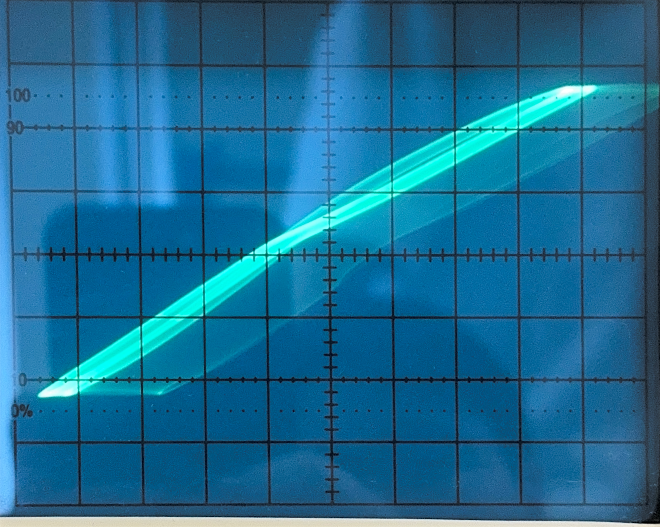
#> input picture lab_3.5.2/data/screens/p_8e-2.png, 1320 x 1054 px (shown at 1/2 size); its folder holds 4 pictures in this run
$ python digitize_vah.py
#> lines starting #> are read from the running program, lines starting #| are printed output that depends on the picture; after the words box and inside, x2 and y2 are one past the last pixel; in counts of white or black regions, pixels touching at a corner belong together
#!/usr/bin/env python3
# -*- coding: utf-8 -*-
"""
Лаб. 3.5.2: оцифровка зондовых ВАХ с фотографий экрана осциллографа GOS-620 (режим X-Y).

Что делает скрипт (для каждого давления):
  1. Находит линии масштабной сетки экрана (преобразование Хафа по тёмным линиям),
     нумерует их от центральных осей (центр задаётся вручную в CENTER, см. ниже)
     и строит гомографию «пиксели -> деления». Так учитывается перспектива и наклон фото.
  2. Выделяет луч: пиксели, у которых зелёный канал заметно больше синего (луч бирюзовый,
     экран и блик - синие), яркие и не бежевые (рамка).
  3. Переводит пиксели луча в деления и для каждой полоски по X шириной DX дел.
     находит: среднюю линию (взвешенное среднее по яркости), нижнюю и верхнюю границы
     (5-й и 95-й процентили). Если на экране петля (фазовый сдвиг), средняя линия
     идёт между ветвями, а ширина петли идёт в погрешность тока.

Выход:  data/vah_<P>.csv  (x_div, y_div, y_lo_div, y_hi_div, n_pix)
        figures/digitization_check_<P>.pdf - по одному файлу на давление:
        слева фото с наложенной сеткой и линией, справа оцифрованная кривая.

Нужно: numpy, matplotlib, opencv-python  (pip install numpy matplotlib opencv-python)
Запуск:  python scripts/digitize_vah.py   (из корня папки лабы)
"""
import os
import numpy as np
import cv2
import matplotlib
matplotlib.use("Agg")
import matplotlib.pyplot as plt

ROOT = os.path.dirname(os.path.dirname(os.path.abspath(__file__)))
SCR = os.path.join(ROOT, "data", "screens")

# давление (торр) -> центр экрана (x центральной вертикали, y центральной горизонтали)
# в пикселях исходного изображения - задан по фото вручную, остальные линии ищутся сами
CENTER = {
    "8e-2":   (653, 517),
    "9e-2":   (791, 642),
    "1e-1":   (696, 580),
    "1.5e-1": (675, 562),
    "2e-1":   (585, 502),
}
DX = 0.1      # ширина полоски по X, дел.


def dark_mask(img):
    """Тёмные линии сетки: пиксель темнее локальной медианы на 25 уровней."""
    g = cv2.cvtColor(img, cv2.COLOR_BGR2GRAY)
    bg = cv2.medianBlur(g, 31).astype(np.float32)
    return (((bg - g) > 25) * 255).astype(np.uint8)


def hough_families(mask):
    L = cv2.HoughLines(mask, 1, np.pi / 720, int(0.35 * min(mask.shape)))[:, 0, :]
    V, H = [], []
    for r, t in L:
        if t > np.pi / 2:
            r, t = -r, t - np.pi
        if abs(t) < 0.12:
            V.append((r, t))
        elif abs(t - np.pi / 2) < 0.12:
            H.append((r, t))
    return np.array(V), np.array(H)


def cluster(F, gap=25):
    F = F[np.argsort(F[:, 0])]
    out, cur = [], [F[0]]
    for f in F[1:]:
        if f[0] - cur[-1][0] < gap:
            cur.append(f)
        else:
            out.append(np.mean(cur, 0))
            cur = [f]
    out.append(np.mean(cur, 0))
    return np.array(out)


def index_lines(C, c0):
    """Номер линии = округлённое расстояние от центральной в шагах сетки."""
    c = np.argmin(abs(C[:, 0] - c0))
    sp = np.median(np.diff(C[:, 0]))
    f = (C[:, 0] - C[c, 0]) / sp
    idx = np.round(f).astype(int)
    ok = abs(f - idx) < 0.2
    return idx[ok], C[ok]


def intersect(l1, l2):
    (r1, t1), (r2, t2) = l1, l2
    A = np.array([[np.cos(t1), np.sin(t1)], [np.cos(t2), np.sin(t2)]])
    return np.linalg.solve(A, [r1, r2])


def grid_homography(img, center):
    m = dark_mask(img)
    V, H = hough_families(m)
    iv, CV = index_lines(cluster(V), center[0])
    ih, CH = index_lines(cluster(H), center[1])
    src, dst = [], []
    for a, lv in zip(iv, CV):
        for b, lh in zip(ih, CH):
            if abs(a) <= 5 and abs(b) <= 4:
                src.append(intersect(lv, lh))
                dst.append((a, -b))            # ось Y вверх
    src, dst = np.float32(src), np.float32(dst)
    Hm, _ = cv2.findHomography(src, dst, 0)
    res = np.linalg.norm(cv2.perspectiveTransform(src[None], Hm)[0] - dst, axis=1)
    return Hm, res, len(src)


def beam_pixels(img, Hm, gb_min=0, g_min=150):
    B, G, R = [img[:, :, i].astype(int) for i in range(3)]
    score = cv2.GaussianBlur((G - B).astype(np.float32), (5, 5), 0)
    ys, xs = np.nonzero((score > gb_min) & (G > g_min) & ((R < G - 40) | (G > 235)))
    P = cv2.perspectiveTransform(np.float32(np.c_[xs, ys])[None], Hm)[0]
    w = G[ys, xs].astype(float)
    ok = (abs(P[:, 0]) < 5.3) & (abs(P[:, 1]) < 4.02)
    return P[ok], w[ok], (xs[ok], ys[ok])


def midline(P, w, dx=DX):
    x, y = P[:, 0], P[:, 1]
    out = []
    for a in np.arange(np.floor(x.min() / dx) * dx, x.max(), dx):
        s = (x >= a) & (x < a + dx)
        if s.sum() < 15:
            continue
        ys, ws = y[s], w[s]
        out.append((a + dx / 2, np.average(ys, weights=ws),
                    np.percentile(ys, 5), np.percentile(ys, 95), s.sum()))
    return np.array(out)


def main():
    os.makedirs(os.path.join(ROOT, "data"), exist_ok=True)
    os.makedirs(os.path.join(ROOT, "figures"), exist_ok=True)

    for p, c in CENTER.items():
        path = os.path.join(SCR, f"p_{p}.png")
        img = cv2.imread(path)
#> img is the input picture: shape (1054, 1320, 3); mean B, G, R 147, 108, 26.1
        if img is None:
            print(f"Не удалось прочитать {path} - пропускаю")
            continue

        gb_min = 5 if p == "8e-2" else 0      # на этом фото фон чуть зеленее
        Hm, res, nint = grid_homography(img, c)
#> in dark_mask, `bg = cv2.medianBlur(g, 31).astype(np.float32)`:
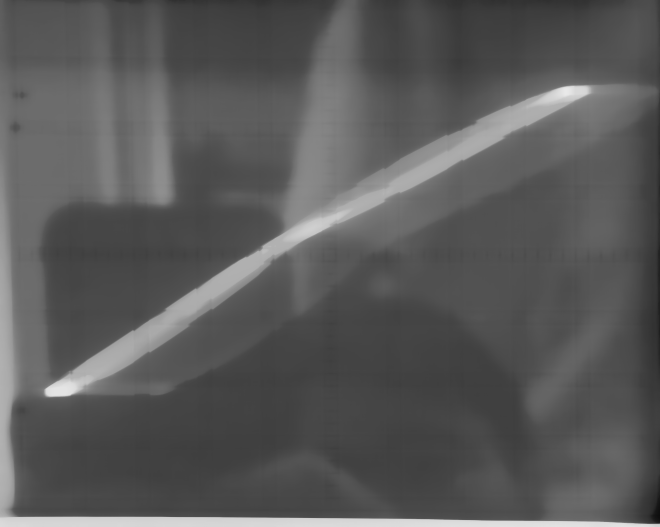
#> bg: shape (1054, 1320) float32 (shown at 1/2 size); min 12, max 233, mean 89.4
#> in dark_mask, `return (((bg - g) > 25) * 255).astype(np.uint8)`:
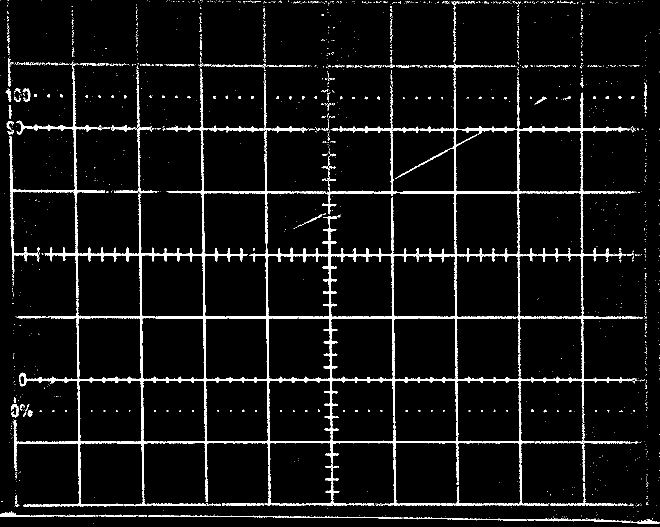
#> returned value: shape (1054, 1320) (shown at 1/2 size); 5.8% white; 1445 white regions (1285 under 20 px), largest, box (x1, y1, x2, y2) and area: (19, 127, 1286, 1014) 62394, (1069, 847, 1261, 950) 972, (296, 1030, 806, 1037) 948
#> in hough_families, `L = cv2.HoughLines(mask, 1, np.pi / 720, int(0.35 * min(mask.shape)))[..`: L = 103 pairs, first value -1162 to 1164, second value 0 to 3.14
#> the loop in hough_families, `for r, t in L:` made 103 passes
#> (r, t) on passes 1 to 12: (-760, -1.57), (-634, -1.57), (-884, -1.57), (-509, -1.57), (-1009, -1.57), (-381, -1.57), (-255, -1.57), (-383, -1.57), (-506, -1.57), (-257, -1.57), (1012, 1.57), (-632, -1.57)
#> after the loop in hough_families, `for r, t in L:`: H = [(1012, 1.57), (762, 1.57), (887, 1.57), (513, 1.57), (638, 1.57), (262, 1.57), (388, 1.57), (765, 1.56), (518, 1.56), (767, 1.56), (267, 1.56), (392, 1.56), (642, 1.56), (521, 1.56), (523, 1.56), (272, 1.56)]; V = 52 pairs, first value 13 to 1164, second value -0.0262 to 0
#> in grid_homography, `V, H = hough_families(m)`: H = 16 rows, first 8: [1012, 1.57], [762, 1.57], [887, 1.57], [513, 1.57], [638, 1.57], [262, 1.57], [388, 1.57], [765, 1.56]
#> in cluster, `F = F[np.argsort(F[:, 0])]`: F has the same summary as V in hough_families
#> in cluster, `out, cur = [], [F[0]]`: out = []; cur = [[13, -0.0262]]
#> the loop in cluster, `for f in F[1:]:` made 51 passes
#> cur on passes 5, 10, 15, 21, 27, 33, 38, 43, 48: [[142, -0.0218]], [[269, -0.0218]], [[393, -0.0218]], [[519, -0.0218]], [[645, -0.0218]], [[774, -0.0175]], [[900, -0.0175]], [[1026, -0.0175]], [[1156, -0.0131]]
#> f on passes 1, 2, 3, 4, 6, 7: [14, -0.0218], [15, -0.0175], [17, -0.0131], [20, -0.00873], [143, -0.0175], [146, -0.0131]
#> after the loop in cluster, `for f in F[1:]:`: out = [[15.8, -0.0175], [146.6, -0.0131], [273.6, -0.0131], [399, -0.0145], [524.8, -0.0145], [652.8, -0.0109], [780, -0.00873], [905.8, -0.00873], [1032.2, -0.00873]]
#> in index_lines, `c = np.argmin(abs(C[:, 0] - c0))`: c = 5
#> in index_lines, `sp = np.median(np.diff(C[:, 0]))`: sp = 127
#> in index_lines, `f = (C[:, 0] - C[c, 0]) / sp`: f = [-5.02, -3.99, -2.99, -2, -1.01, 0, 1, 1.99, 2.99, 4]
#> in index_lines, `idx = np.round(f).astype(int)`: idx = [-5, -4, -3, -2, -1, 0, 1, 2, 3, 4]
#> in index_lines, `ok = abs(f - idx) < 0.2`: ok = [True, True, True, True, True, True, True, True, True, True]
#> in grid_homography, `iv, CV = index_lines(cluster(V), center[0])`: iv = [-5, -4, -3, -2, -1, 0, 1, 2, 3, 4]; CV = [[15.8, -0.0175], [146.6, -0.0131], [273.6, -0.0131], [399, -0.0145], [524.8, -0.0145], [652.8, -0.0109], [780, -0.00873], [905.8, -0.00873], [1032.2, -0.00873], [1160.2, -0.00655]]
#> in cluster (call 2), `F = F[np.argsort(F[:, 0])]`: F = 16 rows, first 8: [262, 1.57], [267, 1.56], [272, 1.56], [388, 1.57], [392, 1.56], [513, 1.57], [518, 1.56], [521, 1.56]
#> the loop in cluster (call 2), `for f in F[1:]:` made 15 passes
#> in grid_homography, `ih, CH = index_lines(cluster(H), center[1])`: ih = [-2, -1, 0, 1, 2, 3, 4]; CH = [[267, 1.56], [390, 1.56], [518.8, 1.56], [640, 1.56], [764.7, 1.56], [887, 1.57], [1012, 1.57]]
#> the loop in grid_homography, `for a, lv in zip(iv, CV):` made 10 passes
#> after the loop in grid_homography, `for a, lv in zip(iv, CV):`: dst = 70 pairs, first value -5 to 4, second value -4 to 2; src = 70 pairs, first value 20.46 to 1166.9, second value 256.9 to 1011.9
#> in grid_homography, `Hm, _ = cv2.findHomography(src, dst, 0)`: Hm = [[0.00788, -8.79e-05, -5.14], [-5.4e-05, -0.00798, 4.12], [-3.58e-07, -7.66e-06, 1]]
#> in grid_homography, `res = np.linalg.norm(cv2.perspectiveTransform(src[None], Hm)[0] - dst,..`: res = 70 values, max 0.0278 at index 2, min 0.00109 at index 66, mean 0.0086
#> nint = 70
        P, w, (xs, ys) = beam_pixels(img, Hm, gb_min=gb_min)
#> in beam_pixels, `B, G, R = [img[:, :, i].astype(int) for i in range(3)]`:
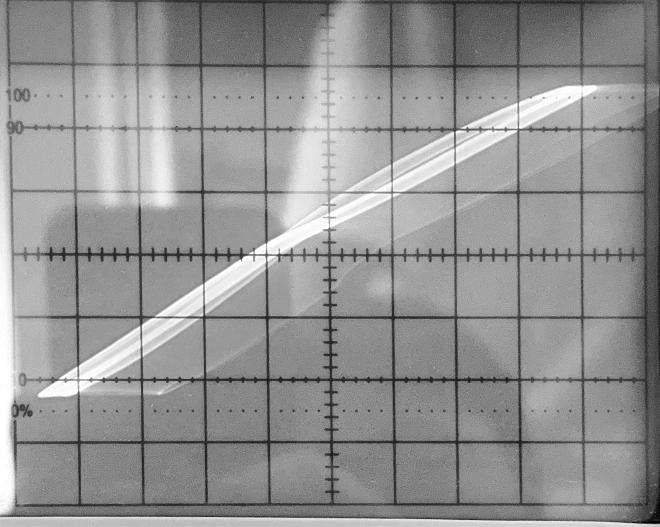
#> B: shape (1054, 1320) int64 (shown at 1/2 size); min 0, max 255, mean 147
#> in beam_pixels, `B, G, R = [img[:, :, i].astype(int) for i in range(3)]`:
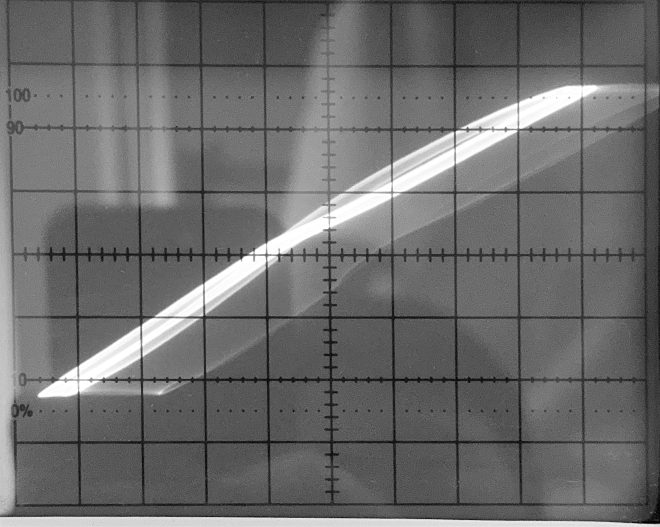
#> G: shape (1054, 1320) int64 (shown at 1/2 size); min 0, max 255, mean 108
#> in beam_pixels, `B, G, R = [img[:, :, i].astype(int) for i in range(3)]`:
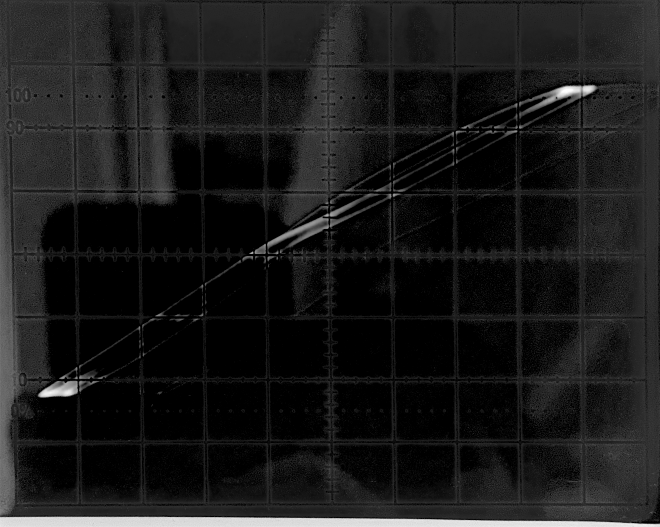
#> R: shape (1054, 1320) int64 (shown at 1/2 size); min 0, max 255, mean 26.1
#> in beam_pixels, `score = cv2.GaussianBlur((G - B).astype(np.float32), (5, 5), 0)`:
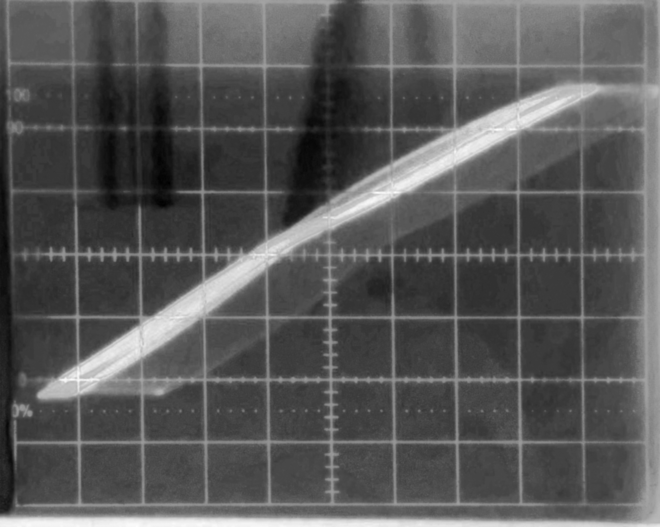
#> score: shape (1054, 1320) float32 (shown at 1/2 size); min -75.48, max 29.7, mean -39.1; drawn with min black and max white
#> in beam_pixels, `P = cv2.perspectiveTransform(np.float32(np.c_[xs, ys])[None], Hm)[0]`: P = 40367 pairs, first value -4.4 to 5.09, second value -4.39 to 2.66
#> P = 40340 pairs, first value -4.4 to 4.27, second value -2.19 to 2.66
        ml = midline(P, w)
#> the loop in midline, `for a in np.arange(np.floor(x.min() / dx) * dx, x.max(), dx):` made 88 passes
#> a on passes 1 to 12: -4.5, -4.4, -4.3, -4.2, -4.1, -4, -3.9, -3.8, -3.7, -3.6, -3.5, -3.4
#> after the loop in midline, `for a in np.arange(np.floor(x.min() / dx) * dx, x.max(), dx):`: out = 87 items, first 6: (-4.35, -2.05, -2.09, -1.97, 18), (-4.25, -1.98, -2.05, -1.91, 158), (-4.15, -1.92, -1.98, -1.83, 213), (-4.05, -1.92, -2.12, -1.79, 358), (-3.95, -1.92, -2.15, -1.72, 538), (-3.85, -1.87, -2.12, -1.67, 575)
#> ml = 87 rows, first 6: [-4.35, -2.05, -2.09, -1.97, 18], [-4.25, -1.98, -2.05, -1.91, 158], [-4.15, -1.92, -1.98, -1.83, 213], [-4.05, -1.92, -2.12, -1.79, 358], [-3.95, -1.92, -2.15, -1.72, 538], [-3.85, -1.87, -2.12, -1.67, 575]
        np.savetxt(os.path.join(ROOT, "data", f"vah_{p}.csv"), ml, delimiter=",", fmt="%.4f",
                   header="x_div,y_div,y_lo_div,y_hi_div,n_pix", comments="")
        print(f"P = {p:>7} торр: узлов сетки {nint}, макс. невязка сетки {res.max():.3f} дел., "
              f"точек линии {len(ml)}")
#| P =    8e-2 торр: узлов сетки 70, макс. невязка сетки 0.028 дел., точек линии 87

        # заголовок собираем заранее (обратный слэш внутри f-строки не работает до Python 3.12)
        mant, _, exp = p.partition("e")
        title = rf"$P = {mant}\cdot 10^{{{exp}}}$ торр"

        # одна строка, два столбца: фото слева, кривая справа
        fig, (a, b) = plt.subplots(1, 2, figsize=(12, 5.2),
                                   gridspec_kw={"width_ratios": [1.25, 1]})

        # контроль: фото + сетка + средняя линия
        a.imshow(img[:, :, ::-1])
        Hi = np.linalg.inv(Hm)
#> Hi = [[126.9, -2.03, 661], [-0.838, -125.8, 513.4], [3.9e-05, -0.000964, 1]]
        for u in range(-5, 6):
            q = cv2.perspectiveTransform(np.float32([[u, -4], [u, 4]])[None], Hi)[0]
            a.plot(q[:, 0], q[:, 1], color="r" if u else "y", lw=0.8)
#> this loop made 11 passes
#> q on passes 1 to 11: [[34.6, 1012.8], [18.62, 14.52]], [[160.5, 1011.9], [145.5, 13.68]], [[286.3, 1011], [272.3, 12.84]], [[412.2, 1010.2], [399.1, 12]], [[538, 1009.3], [525.9, 11.16]], [[663.8, 1008.4], [652.7, 10.32]], [[789.6, 1007.5], [779.5, 9.49]], [[915.4, 1006.7], [906.3, 8.65]], [[1041.2, 1005.8], [1033, 7.81]], [[1167, 1004.9], [1159.8, 6.97]], [[1292.8, 1004.1], [1286.5, 6.14]]
        for v in range(-4, 5):
            q = cv2.perspectiveTransform(np.float32([[-5, v], [5, v]])[None], Hi)[0]
            a.plot(q[:, 0], q[:, 1], color="r" if v else "y", lw=0.8)
#> this loop made 9 passes
#> q on passes 1 to 9: [[34.6, 1012.8], [1292.8, 1004.1]], [[32.61, 888.8], [1292, 880.2]], [[30.62, 764.6], [1291.2, 756]], [[28.63, 640.2], [1290.5, 631.6]], [[26.64, 515.6], [1289.7, 507]], [[24.64, 390.7], [1288.9, 382.2]], [[22.63, 265.5], [1288.1, 257.1]], [[20.63, 140.1], [1287.3, 131.7]], [[18.62, 14.52], [1286.5, 6.14]]
        q = cv2.perspectiveTransform(np.float32(ml[:, :2])[None], Hi)[0]
#> q = 87 pairs, first value 112.7 to 1192.7, second value 180.3 to 770.9
        a.plot(q[:, 0], q[:, 1], "m-", lw=1.5)
        a.set_title(title, fontsize=20)
        a.axis("off")

        b.scatter(P[::5, 0], P[::5, 1], s=0.5, c="c")
        b.fill_between(ml[:, 0], ml[:, 2], ml[:, 3], color="0.6", alpha=0.5, lw=0,
                       label="ширина луча/петли")
        b.plot(ml[:, 0], ml[:, 1], "m-", lw=1.5, label="средняя линия")
        b.set_xlim(-5, 5); b.set_ylim(-4, 4); b.set_aspect("equal")
        b.set_xticks(range(-5, 6)); b.set_yticks(range(-4, 5)); b.grid(lw=0.4)
        b.set_xlabel("X, дел.", fontsize=20); b.set_ylabel("Y, дел.", fontsize=20)
        b.tick_params(labelsize=14)
        b.legend(loc="upper left", fontsize=12)

        plt.tight_layout()
        plt.savefig(os.path.join(ROOT, "figures", f"digitization_check_{p}.pdf"))
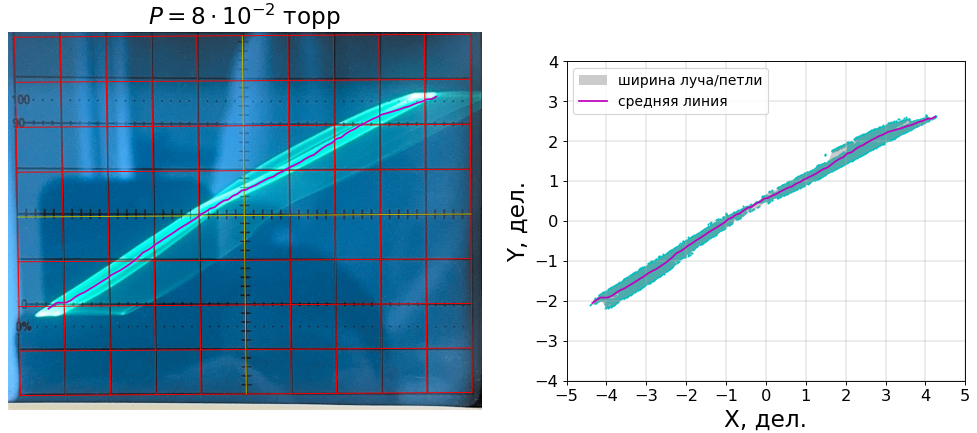
#> figure drawn by matplotlib, 2 panels; panel 2: curve peaks at x = 4.25, y = 2.62
#> pass 3 of the loop in main, `for p, c in CENTER.items():`:
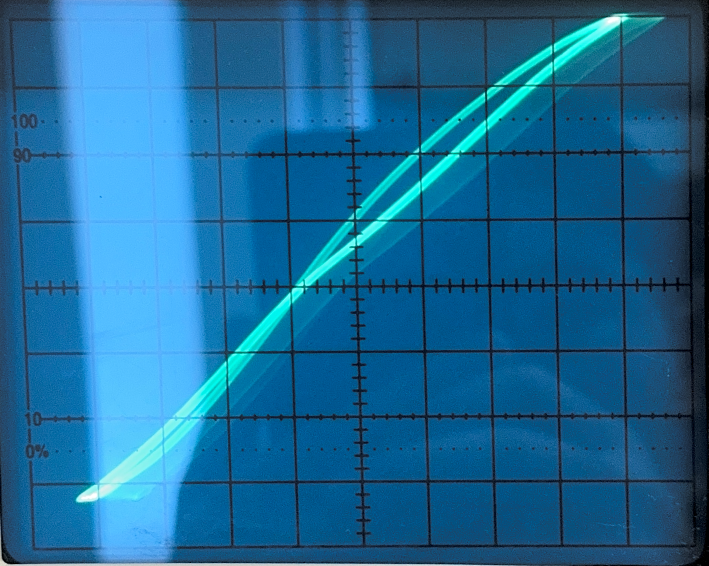
#> input picture lab_3.5.2/data/screens/p_1e-1.png, 1417 x 1132 px (shown at 1/2 size)
#> in main, img is the input picture: shape (1132, 1417, 3); mean B, G, R 150.3, 104.7, 26.8
#> g: shape (1132, 1417)
#> bg: shape (1132, 1417) float32
#> in dark_mask (call 2), `return (((bg - g) > 25) * 255).astype(np.uint8)`:
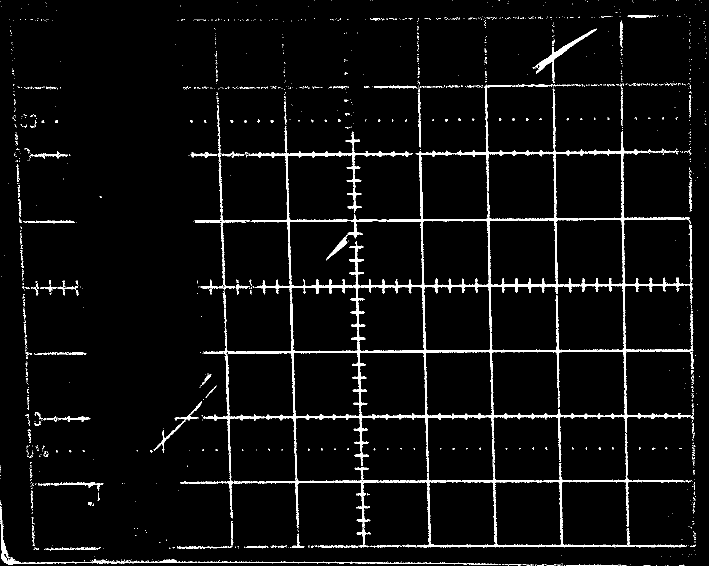
#> returned value: shape (1132, 1417) (shown at 1/2 size); 4.4% white; 1331 white regions (1193 under 20 px), largest, box (x1, y1, x2, y2) and area: (376, 170, 1387, 1056) 42453, (762, 910, 1371, 1095) 6168, (0, 1012, 395, 1129) 1766
#> the loop in hough_families (call 2), `for r, t in L:` made 87 passes
#> (r, t) on passes 1 to 8: (837, 1.57), (443, 1.57), (967, 1.57), (707, 1.57), (575, 1.57), (1103, -0.0175), (310, 1.57), (447, 1.56)
#> the loop in grid_homography (call 2), `for a, lv in zip(iv, CV):` made 9 passes
#> (a, lv) on passes 1 to 8: (-5, [20, -0.0436]), (-2, [429, -0.0327]), (-1, [563.4, -0.0305]), (0, [695.9, -0.0293]), (1, [828.8, -0.0284]), (2, [966, -0.0218]), (3, [1101.2, -0.0196]), (4, [1237.7, -0.0153])
#> B: shape (1132, 1417) int64
#> G: shape (1132, 1417) int64
#> R: shape (1132, 1417) int64
#> score: shape (1132, 1417) float32
#> the loop in midline (call 2), `for a in np.arange(np.floor(x.min() / dx) * dx, x.max(), dx):` made 90 passes
#| P =    1e-1 торр: узлов сетки 72, макс. невязка сетки 0.025 дел., точек линии 89
#> in main, `plt.savefig(os.path.join(ROOT, "figures", f"digitization_check_{p}.pdf..`:
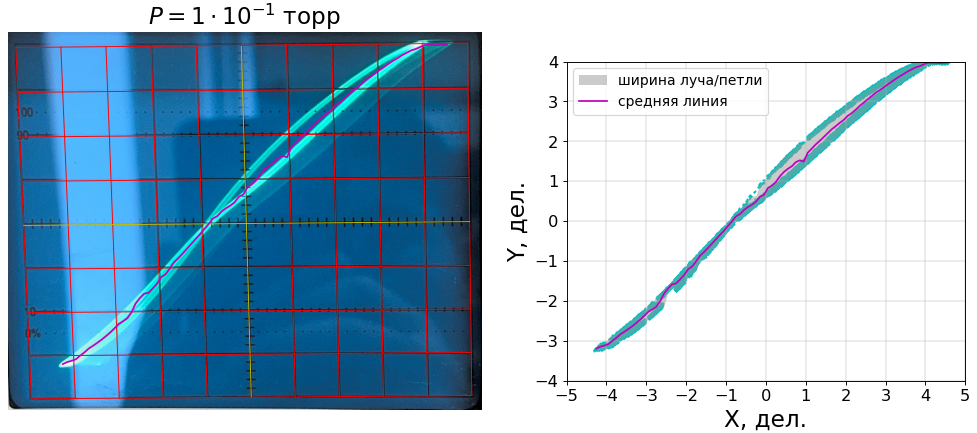
#> figure drawn by matplotlib, 2 panels; panel 2: curve peaks at x = 4.55, y = 3.97
#> the loop made 5 passes; the first 3 are shown
        plt.close(fig)


if __name__ == "__main__":
    main()
